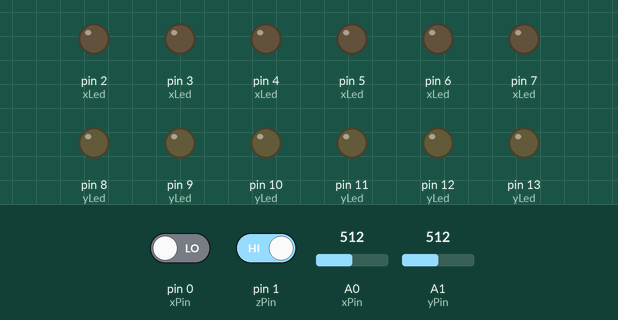
This sketch was run on a simulated Arduino Uno, built with avr-gcc and run on an emulated ATmega328P. Shown: output pins drawn as LEDs (lit = HIGH). The inputs (shaded band) are chosen by the test bench; at power-on: pin 1 (zPin) HIGH, pin 0 (xPin) LOW, A0 (xPin) = 512, A1 (yPin) = 512.

Above: at 1.2 s.
1.3 s: pin 1 (zPin) driven LOW
At 1.9 s:
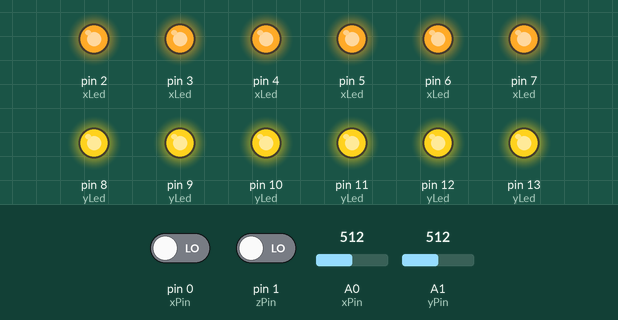
Timing chart, 0 to 4.3 s (numbered marks = the images above; inputs shaded):
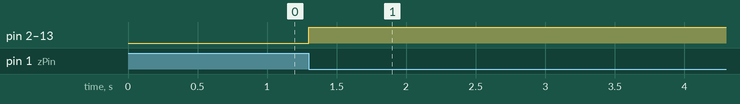

The sketch:

joystick.ino
```cpp
#define LDS 6
int xPin = 0;
int yPin = 1;
int zPin = 1;
int xVal = 0, yVal = 0, zVal = 1;

typedef struct bar {
  int pin;
  int posLog;
} Bar;
// utlizzo delle struct perché consentono di associare il numero di pin e la posizione logica di un LED
Bar xLed[LDS] = { { 2, -3 }, { 3, -2 }, { 4, 1 }, { 5, 1 }, { 6, 2 }, { 7, 3 } };       // verde - rosso
Bar yLed[LDS] = { { 8, -3 }, { 9, -2 }, { 10, -1 }, { 11, 1 }, { 12, 2 }, { 13, 3 } };  // giallo - blu

void setup() {
  pinMode(zPin, INPUT);
  for (int i = 0; i < LDS; i++) {
    pinMode(xLed[i].pin, OUTPUT);
    pinMode(yLed[i].pin, OUTPUT);
  }
}

void loop() {
  // tramtite la funzione map() possiamo fare la proporzione del valore in input, al numero del LED da accendere.
  xVal = map(analogRead(xPin), 0, 1023, -3, 3);
  yVal = map(analogRead(yPin), 0, 1023, -3, 3);
  // lettura del valore HIGH - LOW del pulsante centrale
  zPin = digitalRead(zPin);

  for (int i = 0; i < LDS; i++) {
    for (int x = -3; x < 3; x++)
      if (xLed[i].posLog == xVal)
        digitalWrite(xLed[i].pin, HIGH); // accendo il LED numero i

    for (int y = -3; y < 3; y++)
      if (yLed[i].posLog == yVal)
        digitalWrite(yLed[i].pin, HIGH);
  }

  if (zPin != HIGH) { // il valore del pulsante è invertito (premuto -> LOW; non premuto -> HIGH)
    accendiLed(HIGH);
    delay(1000);
  }
  accendiLed(LOW);
}
// utilizza il valore (HIGH - LOW) per accedenre - spegnere tutti i led
void accendiLed(int val) {
  for (int i = 0; i < LDS; i++) {
    digitalWrite(xLed[i].pin, val);
    digitalWrite(yLed[i].pin, val);
  }
}
```

Measured:
- after the input at 1.3 s, pin 2 (xLed), pin 3 (xLed), pin 4 (xLed), pin 5 (xLed), pin 6 (xLed), pin 7 (xLed), pin 8 (yLed), pin 9 (yLed), pin 10 (yLed), pin 11 (yLed), pin 12 (yLed), pin 13 (yLed): LOW → HIGH at once
